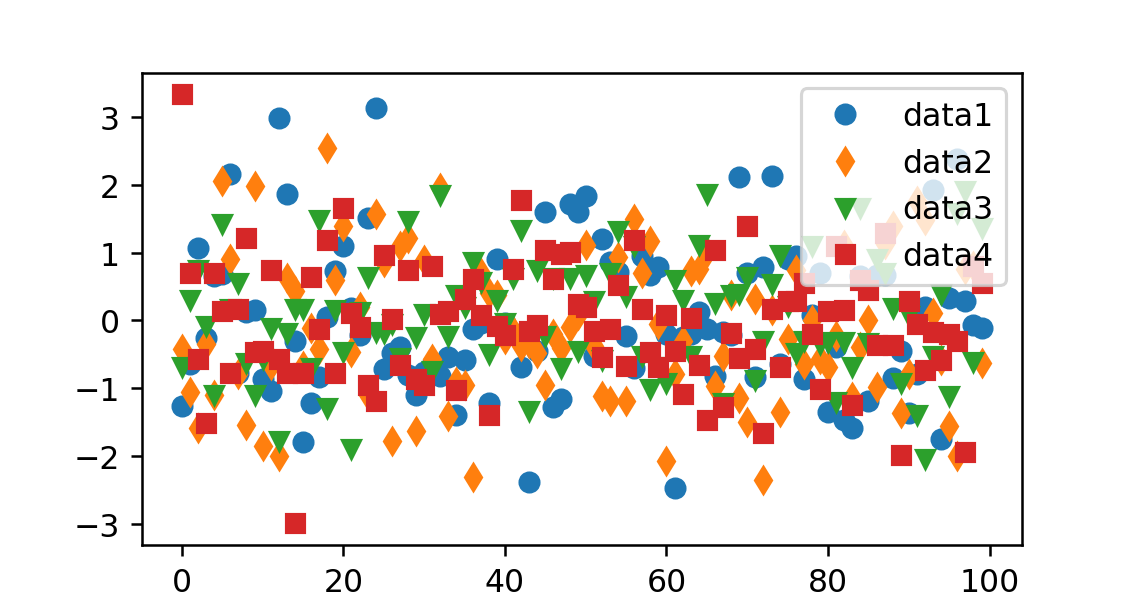

Reproduce this figure in Python.
import matplotlib as mpl
import matplotlib.pyplot as plt
import numpy as np

data1, data2, data3, data4 = np.random.randn(4, 100)  # make 4 random data sets

fig, ax = plt.subplots(figsize=(5, 2.7))
ax.plot(data1, 'o', label='data1')
ax.plot(data2, 'd', label='data2')
ax.plot(data3, 'v', label='data3')
ax.plot(data4, 's', label='data4')
ax.legend()

# plt.show()
plt.savefig("07-graphics_color.png", dpi=227)
